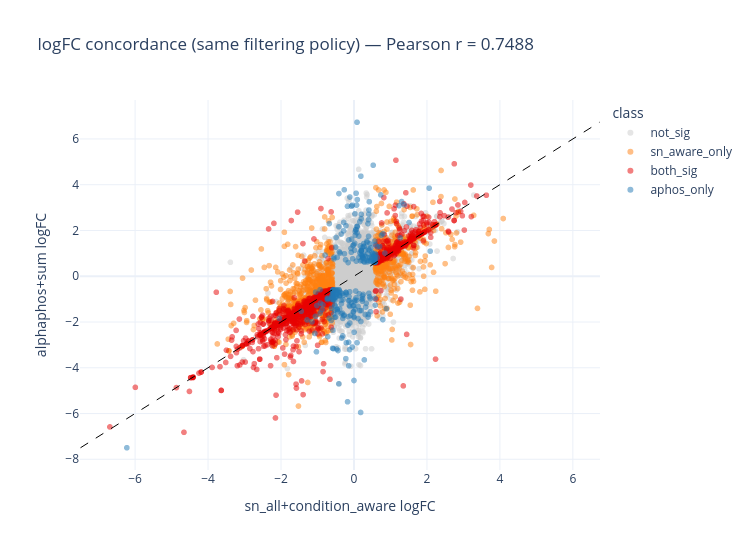

Source (notebook cell):
### Code cell
# Updated logFC scatter: aphos+sum vs sn_all+condition_aware
def _class2(row):
    is_a = row['adj.P.Val_aphos']  < 0.05 and abs(row['logFC_aphos'])  > 0.585
    is_s = row['adj.P.Val_snaware'] < 0.05 and abs(row['logFC_snaware']) > 0.585
    if is_a and is_s: return 'both_sig'
    if is_a:           return 'aphos_only'
    if is_s:           return 'sn_aware_only'
    return 'not_sig'

lfc_aware['class'] = lfc_aware.apply(_class2, axis=1)
print(lfc_aware['class'].value_counts())

import plotly.express as px
fig = px.scatter(
    lfc_aware, x='logFC_snaware', y='logFC_aphos', color='class',
    color_discrete_map={'both_sig': '#e60000', 'aphos_only': '#1f77b4',
                        'sn_aware_only': '#ff7f0e', 'not_sig': '#cccccc'},
    opacity=0.5,
    title=f'logFC concordance (same filtering policy) — Pearson r = {pear_aware:.4f}',
    labels={'logFC_snaware': 'sn_all+condition_aware logFC',
            'logFC_aphos':   'alphaphos+sum logFC'},
    hover_data={'match_key': True, 'adj.P.Val_aphos': ':.3g', 'adj.P.Val_snaware': ':.3g'},
)
mn = float(lfc_aware[['logFC_aphos','logFC_snaware']].min().min())
mx = float(lfc_aware[['logFC_aphos','logFC_snaware']].max().max())
fig.add_shape(type='line', x0=mn, x1=mx, y0=mn, y1=mx, line=dict(dash='dash', color='black', width=1))
fig.update_layout(height=550, width=750, template='plotly_white')
fig.show()

### Figure 1 — Plotly figure (JSON) as saved in the notebook; plotly's stock layout.template omitted (floating-point values rounded to 4 significant figures; data arrays with more than 128 entries replaced by an {"elided": "..."} marker saying what was removed)
{"data": [{"customdata": {"elided": "14272x3 mixed values"}, "hovertemplate": "class=not_sig<br>sn_all+condition_aware logFC=%{x}<br>alphaphos+sum logFC=%{y}<br>match_key=%{customdata[0]}<br>adj.P.Val_aphos=%{customdata[1]:.3g}<br>adj.P.Val_snaware=%{customdata[2]:.3g}<extra></extra>", "legendgroup": "not_sig", "marker": {"color": "#cccccc", "opacity": 0.5, "symbol": "circle"}, "mode": "markers", "name": "not_sig", "showlegend": true, "type": "scattergl", "x": {"elided": "14272 float values"}, "xaxis": "x", "y": {"elided": "14272 float values"}, "yaxis": "y"}, {"customdata": {"elided": "1245x3 mixed values"}, "hovertemplate": "class=sn_aware_only<br>sn_all+condition_aware logFC=%{x}<br>alphaphos+sum logFC=%{y}<br>match_key=%{customdata[0]}<br>adj.P.Val_aphos=%{customdata[1]:.3g}<br>adj.P.Val_snaware=%{customdata[2]:.3g}<extra></extra>", "legendgroup": "sn_aware_only", "marker": {"color": "#ff7f0e", "opacity": 0.5, "symbol": "circle"}, "mode": "markers", "name": "sn_aware_only", "showlegend": true, "type": "scattergl", "x": {"elided": "1245 float values"}, "xaxis": "x", "y": {"elided": "1245 float values"}, "yaxis": "y"}, {"customdata": {"elided": "1809x3 mixed values"}, "hovertemplate": "class=both_sig<br>sn_all+condition_aware logFC=%{x}<br>alphaphos+sum logFC=%{y}<br>match_key=%{customdata[0]}<br>adj.P.Val_aphos=%{customdata[1]:.3g}<br>adj.P.Val_snaware=%{customdata[2]:.3g}<extra></extra>", "legendgroup": "both_sig", "marker": {"color": "#e60000", "opacity": 0.5, "symbol": "circle"}, "mode": "markers", "name": "both_sig", "showlegend": true, "type": "scattergl", "x": {"elided": "1809 float values"}, "xaxis": "x", "y": {"elided": "1809 float values"}, "yaxis": "y"}, {"customdata": {"elided": "288x3 mixed values"}, "hovertemplate": "class=aphos_only<br>sn_all+condition_aware logFC=%{x}<br>alphaphos+sum logFC=%{y}<br>match_key=%{customdata[0]}<br>adj.P.Val_aphos=%{customdata[1]:.3g}<br>adj.P.Val_snaware=%{customdata[2]:.3g}<extra></extra>", "legendgroup": "aphos_only", "marker": {"color": "#1f77b4", "opacity": 0.5, "symbol": "circle"}, "mode": "markers", "name": "aphos_only", "showlegend": true, "type": "scattergl", "x": {"elided": "288 float values"}, "xaxis": "x", "y": {"elided": "288 float values"}, "yaxis": "y"}], "layout": {"height": 550, "legend": {"title": {"text": "class"}, "tracegroupgap": 0}, "shapes": [{"line": {"color": "black", "dash": "dash", "width": 1}, "type": "line", "x0": -7.496, "x1": 6.73, "y0": -7.496, "y1": 6.73}], "title": {"text": "logFC concordance (same filtering policy) — Pearson r = 0.7488"}, "width": 750, "xaxis": {"anchor": "y", "domain": [0, 1], "title": {"text": "sn_all+condition_aware logFC"}}, "yaxis": {"anchor": "x", "domain": [0, 1], "title": {"text": "alphaphos+sum logFC"}}}}
